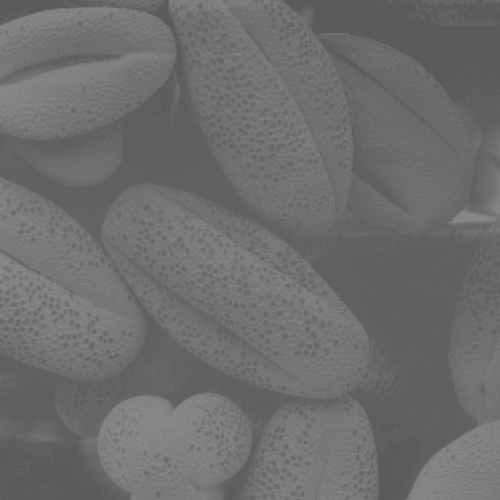
%> input picture CSE-3226 Digital Image Processing Lab/Contrast_Stretching.tif, 500 x 500 px
$ octave ContrastStretching.m   (GNU Octave 9; MATLAB toolbox functions it lacks are replaced by stand-ins)
%> lines starting %> are read from the running program, lines starting %| are printed output that depends on the picture

clc;
img = imread('Contrast_Stretching.tif');
%> img is the input picture: size 500x500 uint8; min 91, max 138, mean 109.1
subplot(3,2,1);
imshow(img);
title('Original Image');
subplot(3,2,2);
imhist(img);
title('Original Image Histogram');

r = im2double(img);
a = min(img(:));
%> a = 91
b = max(img(:));
%> b = 138


s(:,:) = ((img(:,:)-a)*(255/(b-a)))+a;
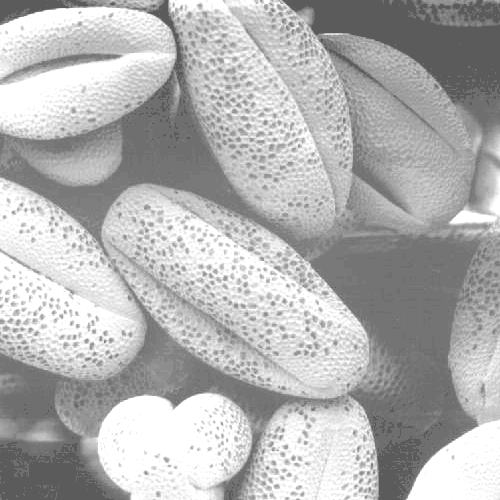
%> s: size 500x500 uint8; min 91, max 255, mean 178.6
subplot(3,2,3);
imshow(s);
title('Stretched Image');
subplot(3,2,4);
imhist(s);
title('Stretched Image Histogram');
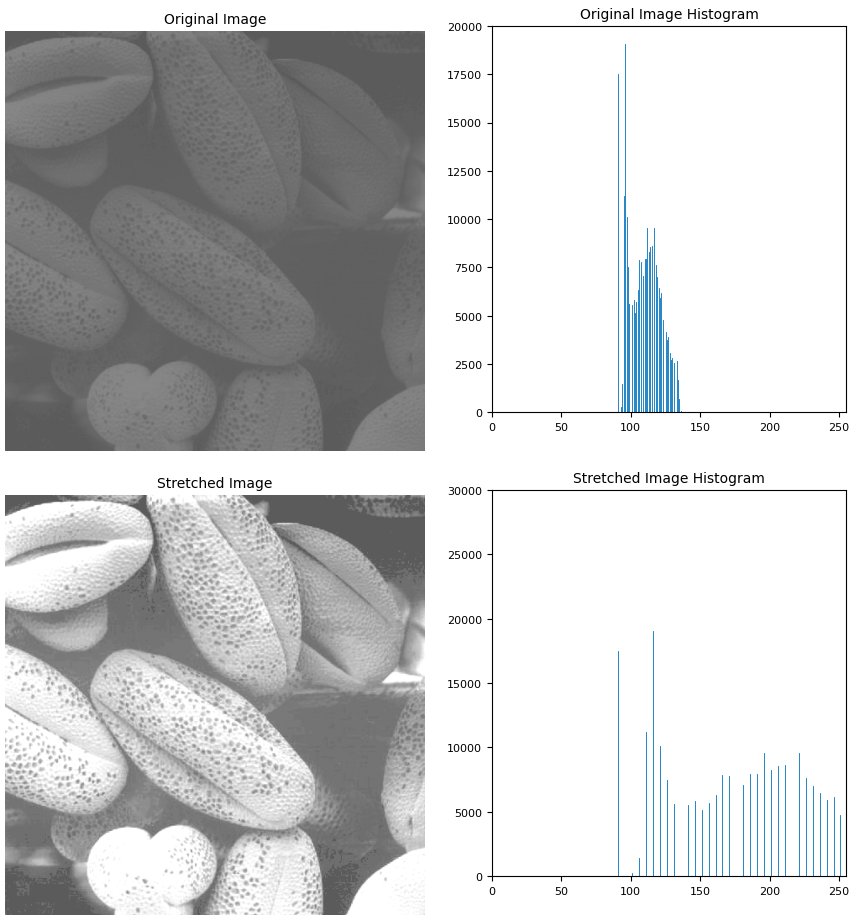
%> figure redrawn from the program's plot data, 4 panels
